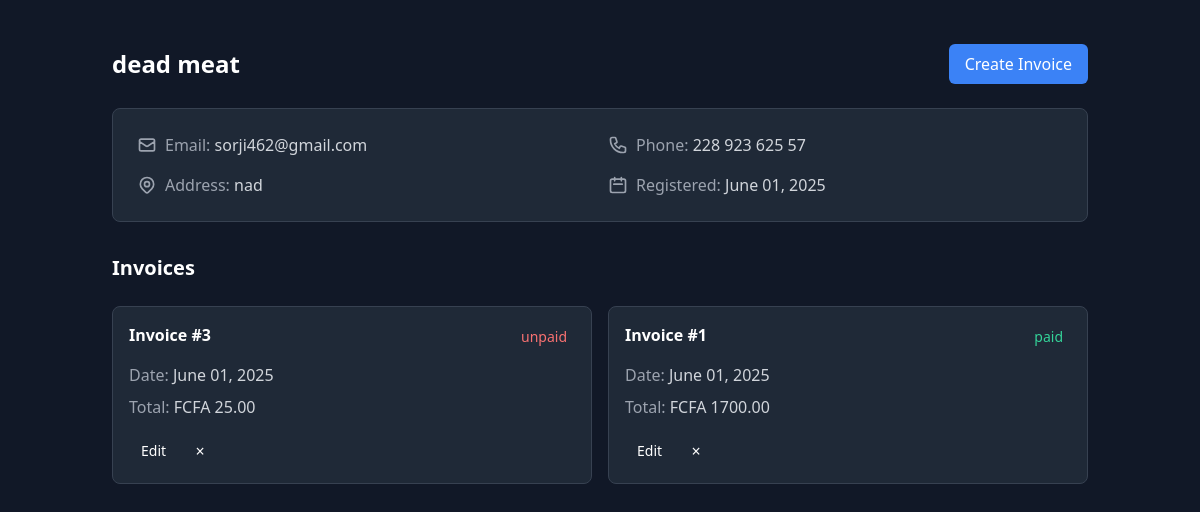
Page /clients/2/ on the committed database.
### EasyBill/models.py (models this page shows, shortened)
class Client(models.Model):
    name = models.CharField(max_length=255)
    email = models.EmailField(unique=True, blank=True, null=True)
    phone = models.CharField(max_length=20)
    address = models.TextField()
    creation_date = models.DateTimeField(auto_now_add=True)
    class Meta:
        ordering = ['-creation_date']

class Invoice(models.Model):
    class Status(models.TextChoices):
        PAID = 'paid', 'paid'
        UNPAID = 'unpaid', 'unpaid'
        PENDING = 'pending', 'pending'
    client = models.ForeignKey('Client', on_delete=models.CASCADE, related_name='invoices')
    invoice_date = models.DateTimeField(auto_now_add=True)
    status = models.CharField(max_length=20, choices=Status.choices, default=Status.PENDING)
    total = models.DecimalField(max_digits=10, decimal_places=2, default=Decimal('0.00'), editable=False)
    description = models.TextField(blank=True , default="")
    tax = models.DecimalField(max_digits=5, decimal_places=2, default=Decimal('0.00'), validators=[MinValueValidator(Decimal('0.00')), MaxValueValidator(Decimal('100.00'))], help_text="Tax percentage (0-100)")
    discount = models.DecimalField(max_digits=5, decimal_places=2, default=Decimal('0.00'), validators=[MinValueValidator(Decimal('0.00')), MaxValueValidator(Decimal('100.00'))], help_text="Discount percentage (0-100)")
    items = models.JSONField(default=list)  # Structure: [{"name": "Item 1", "quantity": 1, "unit_price": "10.00"}]
    class Meta:
        ordering = ['-invoice_date']
        indexes = [models.Index(fields=['-invoice_date']), models.Index(fields=['status'])]

### EasyBill/views.py (the view)
# urls.py: path('clients/<int:client_id>/', client_detail, name='client_detail'),
def client_detail(request, client_id):
    client = Client.objects.get(id=client_id)
    invoices = Invoice.objects.filter(client=client)
    return render(request, 'client_detail.html', {'client': client, 'invoices': invoices})

### templates/client_detail.html (shortened to what this page needs)
{% extends 'base.html' %}
{% block content %}
<div class="container mx-auto p-6">
    <div class="flex justify-between items-center mb-6">
        <h1 class="text-2xl font-bold text-white">{{ client.name }}</h1>
        <a href="{% url 'create_invoice' %}" class="bg-blue-500 text-white px-4 py-2 rounded-md hover:bg-blue-600 font-medium">Create Invoice</a>
    </div>
    <div class="bg-gray-800 border border-gray-700 p-6 rounded-lg mb-8">
        <div class="grid grid-cols-1 md:grid-cols-2 gap-4">
            <div class="flex items-center space-x-2">
                <svg class="w-5 h-5 text-gray-400" fill="none" stroke="currentColor" viewBox="0 0 24 24">
                    <path stroke-linecap="round" stroke-linejoin="round" stroke-width="2" d="M3 8l7.89 5.26a2 2 0 002.22 0L21 8M5 19h14a2 2 0 002-2V7a2 2 0 00-2-2H5a2 2 0 00-2 2v10a2 2 0 002 2z"/>
                </svg>
                <p class="text-gray-300"><span class="text-gray-400">Email:</span> {{ client.email|default:"Not provided" }}</p>
            </div>
            <div class="flex items-center space-x-2">
                <p class="text-gray-300"><span class="text-gray-400">Phone:</span> {{ client.phone }}</p>
            </div>
            <div class="flex items-center space-x-2">
                <p class="text-gray-300"><span class="text-gray-400">Address:</span> {{ client.address }}</p>
            </div>
            <div class="flex items-center space-x-2">
                <svg class="w-5 h-5 text-gray-400" fill="none" stroke="currentColor" viewBox="0 0 24 24">
                    <path stroke-linecap="round" stroke-linejoin="round" stroke-width="2" d="M8 7V3m8 4V3m-9 8h10M5 21h14a2 2 0 002-2V7a2 2 0 00-2-2H5a2 2 0 00-2 2v12a2 2 0 002 2z"/>
                </svg>
                <p class="text-gray-300"><span class="text-gray-400">Registered:</span> {{ client.creation_date|date:"F d, Y" }}</p>
            </div>
        </div>
    </div>
    <div class="flex justify-between items-center mb-6">
        <h2 class="text-xl font-semibold text-white">Invoices</h2>
    </div>
    {% if invoices %}
        <div class="flex flex-wrap gap-4">
            {% for invoice in invoices %}
                <div class="bg-gray-800 border border-gray-700 p-4 rounded-lg flex-1 min-w-[300px] max-w-[400px] hover:bg-gray-700 transition-colors">
                    <div class="flex justify-between items-start mb-3">
                        <h3 class="font-semibold text-white">Invoice #{{ invoice.id }}</h3>
                        <span class="px-2 py-1 rounded text-sm font-medium
                            {% if invoice.status == 'paid' %}bg-green-500/20 text-green-400
                            {% elif invoice.status == 'pending' %}bg-yellow-500/20 text-yellow-400
                            {% else %}bg-red-500/20 text-red-400{% endif %}">
                            {{ invoice.get_status_display }}
                        </span>
                    </div>
                    <div class="space-y-2 mb-4">
                        <p class="text-gray-400">Date: <span class="text-gray-300">{{ invoice.invoice_date|date:"F d, Y" }}</span></p>
                        <p class="text-gray-400">Total: <span class="text-gray-300">FCFA {{ invoice.total }}</span></p>
                    </div>
                    <div class="flex items-center gap-2">
                        <a href="{% url 'edit_invoice' invoice.id %}" class="bg-blue-500/70 hover:bg-blue-500 text-white px-3 py-1.5 rounded text-sm font-medium transition-colors">Edit</a>
                        <form method="post" action="{% url 'delete_invoice' invoice.id %}" class="inline" onsubmit="return confirm('Delete invoice #{{ invoice.id }}?');">
                            <button type="submit" class="bg-red-500/70 hover:bg-red-500 text-white w-7 h-7 rounded flex items-center justify-center transition-colors">×</button>
                        </form>
                    </div>
                </div>
            {% endfor %}
        </div>
    {% else %}
        <p class="text-gray-400 text-center py-8">No invoices for this client yet.</p>
    {% endif %}
</div>
{% endblock %}

### static/styles.css (style rules this page uses)
:root { --dark-bg: #1a1d21; --text-primary: #ffffff; --text-secondary: #8b8b8b; --accent-green: #00ff9d; --accent-purple: #a855f7; --accent-blue: #00e5ff; --card-bg: rgba(255, 255, 255, 0.45); --card-border: rgba(255, 255, 255, 0.35); --hover-bg: rgba(255, 255, 255, 0.5); }
body { background-color: var(--dark-bg); color: var(--text-primary); font-family: 'Inter', sans-serif; margin: 0; padding: 20px; }

### templates/base.html (style rules this page uses)
body { background-color: #111827; }
html { scroll-behavior: smooth; }

### rows in the picture
Client: name "dead meat", email "sorji462@gmail.com", phone "228 923 625 57", address "nad", creation_date "June 01, 2025"
Invoice: id "3", status "unpaid", invoice_date "June 01, 2025", total "25.00"
Invoice: id "1", status "paid", invoice_date "June 01, 2025", total "1700.00"
